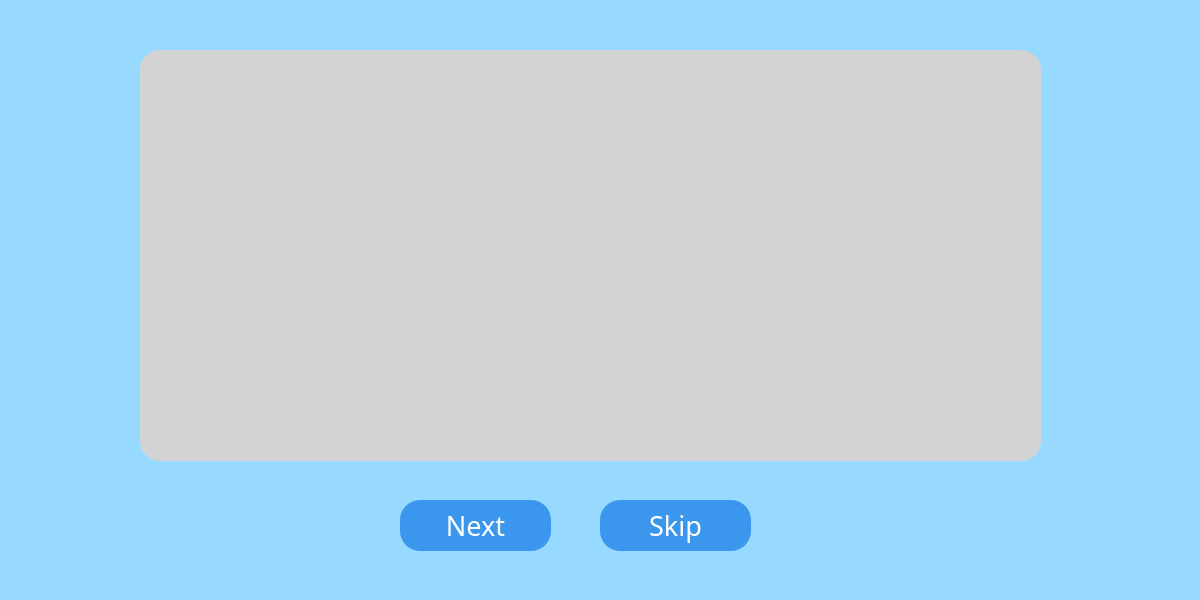
<?xml version="1.0" encoding="UTF-8"?>
<ui version="4.0">
 <class>MainWindow</class>
 <widget class="QMainWindow" name="MainWindow">
  <property name="geometry">
   <rect>
    <x>0</x>
    <y>0</y>
    <width>1200</width>
    <height>600</height>
   </rect>
  </property>
  <property name="windowTitle">
   <string>MainWindow</string>
  </property>
  <property name="styleSheet">
   <string notr="true">background-color: rgb(152, 218, 255);</string>
  </property>
  <widget class="QWidget" name="centralwidget">
   <widget class="QGraphicsView" name="graphicsView">
    <property name="geometry">
     <rect>
      <x>140</x>
      <y>50</y>
      <width>901</width>
      <height>411</height>
     </rect>
    </property>
    <property name="styleSheet">
     <string notr="true">#graphicsView{
	background-color:#D3D3D3;
	border:none;
	border-radius:20px;
}</string>
    </property>
   </widget>
   <widget class="QPushButton" name="pushButton">
    <property name="geometry">
     <rect>
      <x>400</x>
      <y>500</y>
      <width>151</width>
      <height>51</height>
     </rect>
    </property>
    <property name="palette">
     <palette>
      <active>
       <colorrole role="WindowText">
        <brush brushstyle="SolidPattern">
         <color alpha="255">
          <red>255</red>
          <green>255</green>
          <blue>255</blue>
         </color>
        </brush>
       </colorrole>
       <colorrole role="Button">
        <brush brushstyle="SolidPattern">
         <color alpha="255">
          <red>59</red>
          <green>151</green>
          <blue>237</blue>
         </color>
        </brush>
       </colorrole>
       <colorrole role="Text">
        <brush brushstyle="SolidPattern">
         <color alpha="255">
          <red>255</red>
          <green>255</green>
          <blue>255</blue>
         </color>
        </brush>
       </colorrole>
       <colorrole role="ButtonText">
        <brush brushstyle="SolidPattern">
         <color alpha="255">
          <red>255</red>
          <green>255</green>
          <blue>255</blue>
         </color>
        </brush>
       </colorrole>
       <colorrole role="Base">
        <brush brushstyle="SolidPattern">
         <color alpha="255">
          <red>59</red>
          <green>151</green>
          <blue>237</blue>
         </color>
        </brush>
       </colorrole>
       <colorrole role="Window">
        <brush brushstyle="SolidPattern">
         <color alpha="255">
          <red>59</red>
          <green>151</green>
          <blue>237</blue>
         </color>
        </brush>
       </colorrole>
       <colorrole role="PlaceholderText">
        <brush brushstyle="NoBrush">
         <color alpha="128">
          <red>255</red>
          <green>255</green>
          <blue>255</blue>
         </color>
        </brush>
       </colorrole>
      </active>
      <inactive>
       <colorrole role="WindowText">
        <brush brushstyle="SolidPattern">
         <color alpha="255">
          <red>255</red>
          <green>255</green>
          <blue>255</blue>
         </color>
        </brush>
       </colorrole>
       <colorrole role="Button">
        <brush brushstyle="SolidPattern">
         <color alpha="255">
          <red>59</red>
          <green>151</green>
          <blue>237</blue>
         </color>
        </brush>
       </colorrole>
       <colorrole role="Text">
        <brush brushstyle="SolidPattern">
         <color alpha="255">
          <red>255</red>
          <green>255</green>
          <blue>255</blue>
         </color>
        </brush>
       </colorrole>
       <colorrole role="ButtonText">
        <brush brushstyle="SolidPattern">
         <color alpha="255">
          <red>255</red>
          <green>255</green>
          <blue>255</blue>
         </color>
        </brush>
       </colorrole>
       <colorrole role="Base">
        <brush brushstyle="SolidPattern">
         <color alpha="255">
          <red>59</red>
          <green>151</green>
          <blue>237</blue>
         </color>
        </brush>
       </colorrole>
       <colorrole role="Window">
        <brush brushstyle="SolidPattern">
         <color alpha="255">
          <red>59</red>
          <green>151</green>
          <blue>237</blue>
         </color>
        </brush>
       </colorrole>
       <colorrole role="PlaceholderText">
        <brush brushstyle="NoBrush">
         <color alpha="128">
          <red>255</red>
          <green>255</green>
          <blue>255</blue>
         </color>
        </brush>
       </colorrole>
      </inactive>
      <disabled>
       <colorrole role="WindowText">
        <brush brushstyle="SolidPattern">
         <color alpha="255">
          <red>255</red>
          <green>255</green>
          <blue>255</blue>
         </color>
        </brush>
       </colorrole>
       <colorrole role="Button">
        <brush brushstyle="SolidPattern">
         <color alpha="255">
          <red>59</red>
          <green>151</green>
          <blue>237</blue>
         </color>
        </brush>
       </colorrole>
       <colorrole role="Text">
        <brush brushstyle="SolidPattern">
         <color alpha="255">
          <red>255</red>
          <green>255</green>
          <blue>255</blue>
         </color>
        </brush>
       </colorrole>
       <colorrole role="ButtonText">
        <brush brushstyle="SolidPattern">
         <color alpha="255">
          <red>255</red>
          <green>255</green>
          <blue>255</blue>
         </color>
        </brush>
       </colorrole>
       <colorrole role="Base">
        <brush brushstyle="SolidPattern">
         <color alpha="255">
          <red>59</red>
          <green>151</green>
          <blue>237</blue>
         </color>
        </brush>
       </colorrole>
       <colorrole role="Window">
        <brush brushstyle="SolidPattern">
         <color alpha="255">
          <red>59</red>
          <green>151</green>
          <blue>237</blue>
         </color>
        </brush>
       </colorrole>
       <colorrole role="PlaceholderText">
        <brush brushstyle="NoBrush">
         <color alpha="128">
          <red>255</red>
          <green>255</green>
          <blue>255</blue>
         </color>
        </brush>
       </colorrole>
      </disabled>
     </palette>
    </property>
    <property name="font">
     <font>
      <family>Poppins</family>
      <pointsize>20</pointsize>
     </font>
    </property>
    <property name="styleSheet">
     <string notr="true">#pushButton{
	background-color:#3B97ED;
	border-radius:20px;
	color: #fff;
	padding:5px; 
	height: 40px;
}</string>
    </property>
    <property name="text">
     <string>Next</string>
    </property>
   </widget>
   <widget class="QPushButton" name="pushButton_2">
    <property name="geometry">
     <rect>
      <x>600</x>
      <y>500</y>
      <width>151</width>
      <height>51</height>
     </rect>
    </property>
    <property name="palette">
     <palette>
      <active>
       <colorrole role="WindowText">
        <brush brushstyle="SolidPattern">
         <color alpha="255">
          <red>255</red>
          <green>255</green>
          <blue>255</blue>
         </color>
        </brush>
       </colorrole>
       <colorrole role="Button">
        <brush brushstyle="SolidPattern">
         <color alpha="255">
          <red>59</red>
          <green>151</green>
          <blue>237</blue>
         </color>
        </brush>
       </colorrole>
       <colorrole role="Text">
        <brush brushstyle="SolidPattern">
         <color alpha="255">
          <red>255</red>
          <green>255</green>
          <blue>255</blue>
         </color>
        </brush>
       </colorrole>
       <colorrole role="ButtonText">
        <brush brushstyle="SolidPattern">
         <color alpha="255">
          <red>255</red>
          <green>255</green>
          <blue>255</blue>
         </color>
        </brush>
       </colorrole>
       <colorrole role="Base">
        <brush brushstyle="SolidPattern">
         <color alpha="255">
          <red>59</red>
          <green>151</green>
          <blue>237</blue>
         </color>
        </brush>
       </colorrole>
       <colorrole role="Window">
        <brush brushstyle="SolidPattern">
         <color alpha="255">
          <red>59</red>
          <green>151</green>
          <blue>237</blue>
         </color>
        </brush>
       </colorrole>
       <colorrole role="PlaceholderText">
        <brush brushstyle="NoBrush">
         <color alpha="128">
          <red>255</red>
          <green>255</green>
          <blue>255</blue>
         </color>
        </brush>
       </colorrole>
      </active>
      <inactive>
       <colorrole role="WindowText">
        <brush brushstyle="SolidPattern">
         <color alpha="255">
          <red>255</red>
          <green>255</green>
          <blue>255</blue>
         </color>
        </brush>
       </colorrole>
       <colorrole role="Button">
        <brush brushstyle="SolidPattern">
         <color alpha="255">
          <red>59</red>
          <green>151</green>
          <blue>237</blue>
         </color>
        </brush>
       </colorrole>
       <colorrole role="Text">
        <brush brushstyle="SolidPattern">
         <color alpha="255">
          <red>255</red>
          <green>255</green>
          <blue>255</blue>
         </color>
        </brush>
       </colorrole>
       <colorrole role="ButtonText">
        <brush brushstyle="SolidPattern">
         <color alpha="255">
          <red>255</red>
          <green>255</green>
          <blue>255</blue>
         </color>
        </brush>
       </colorrole>
       <colorrole role="Base">
        <brush brushstyle="SolidPattern">
         <color alpha="255">
          <red>59</red>
          <green>151</green>
          <blue>237</blue>
         </color>
        </brush>
       </colorrole>
       <colorrole role="Window">
        <brush brushstyle="SolidPattern">
         <color alpha="255">
          <red>59</red>
          <green>151</green>
          <blue>237</blue>
         </color>
        </brush>
       </colorrole>
       <colorrole role="PlaceholderText">
        <brush brushstyle="NoBrush">
         <color alpha="128">
          <red>255</red>
          <green>255</green>
          <blue>255</blue>
         </color>
        </brush>
       </colorrole>
      </inactive>
      <disabled>
       <colorrole role="WindowText">
        <brush brushstyle="SolidPattern">
         <color alpha="255">
          <red>255</red>
          <green>255</green>
          <blue>255</blue>
         </color>
        </brush>
       </colorrole>
       <colorrole role="Button">
        <brush brushstyle="SolidPattern">
         <color alpha="255">
          <red>59</red>
          <green>151</green>
          <blue>237</blue>
         </color>
        </brush>
       </colorrole>
       <colorrole role="Text">
        <brush brushstyle="SolidPattern">
         <color alpha="255">
          <red>255</red>
          <green>255</green>
          <blue>255</blue>
         </color>
        </brush>
       </colorrole>
       <colorrole role="ButtonText">
        <brush brushstyle="SolidPattern">
         <color alpha="255">
          <red>255</red>
          <green>255</green>
          <blue>255</blue>
         </color>
        </brush>
       </colorrole>
       <colorrole role="Base">
        <brush brushstyle="SolidPattern">
         <color alpha="255">
          <red>59</red>
          <green>151</green>
          <blue>237</blue>
         </color>
        </brush>
       </colorrole>
       <colorrole role="Window">
        <brush brushstyle="SolidPattern">
         <color alpha="255">
          <red>59</red>
          <green>151</green>
          <blue>237</blue>
         </color>
        </brush>
       </colorrole>
       <colorrole role="PlaceholderText">
        <brush brushstyle="NoBrush">
         <color alpha="128">
          <red>255</red>
          <green>255</green>
          <blue>255</blue>
         </color>
        </brush>
       </colorrole>
      </disabled>
     </palette>
    </property>
    <property name="font">
     <font>
      <family>Poppins</family>
      <pointsize>20</pointsize>
     </font>
    </property>
    <property name="styleSheet">
     <string notr="true">#pushButton_2{
	background-color:#3B97ED;
	border-radius:20px;
	color: #fff;
	padding:5px; 
	height: 40px;
}</string>
    </property>
    <property name="text">
     <string>Skip</string>
    </property>
   </widget>
  </widget>
  <widget class="QStatusBar" name="statusbar"/>
 </widget>
 <resources/>
 <connections/>
</ui>
